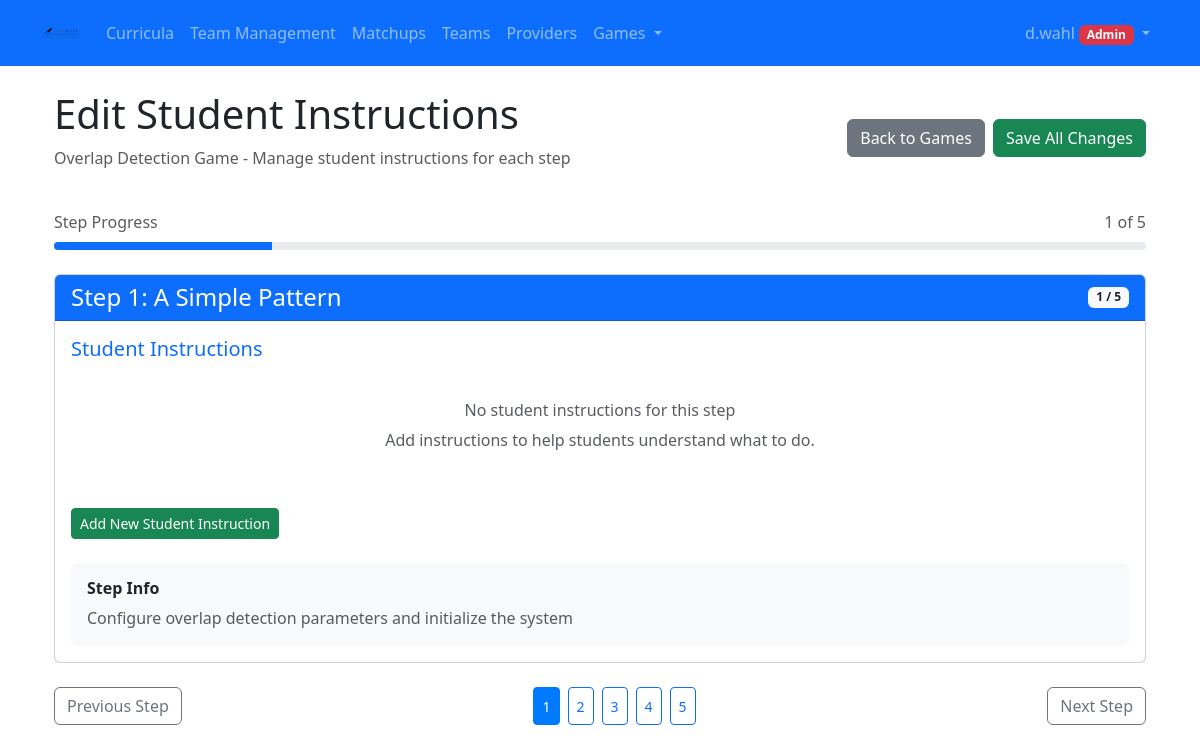
/aigames/admin/edit-student-instructions/4/ (signed in), run on an earlier commit of the app's database.
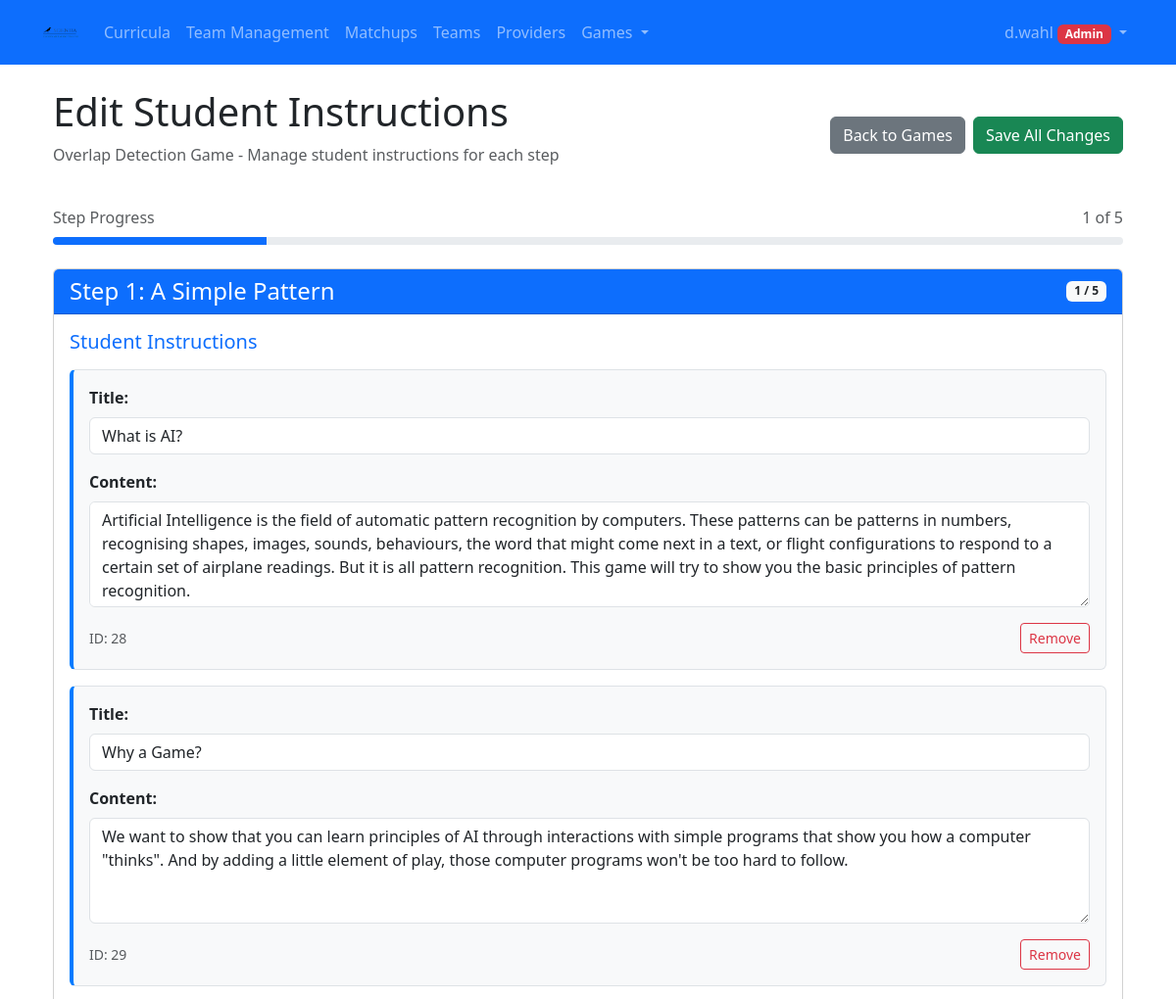
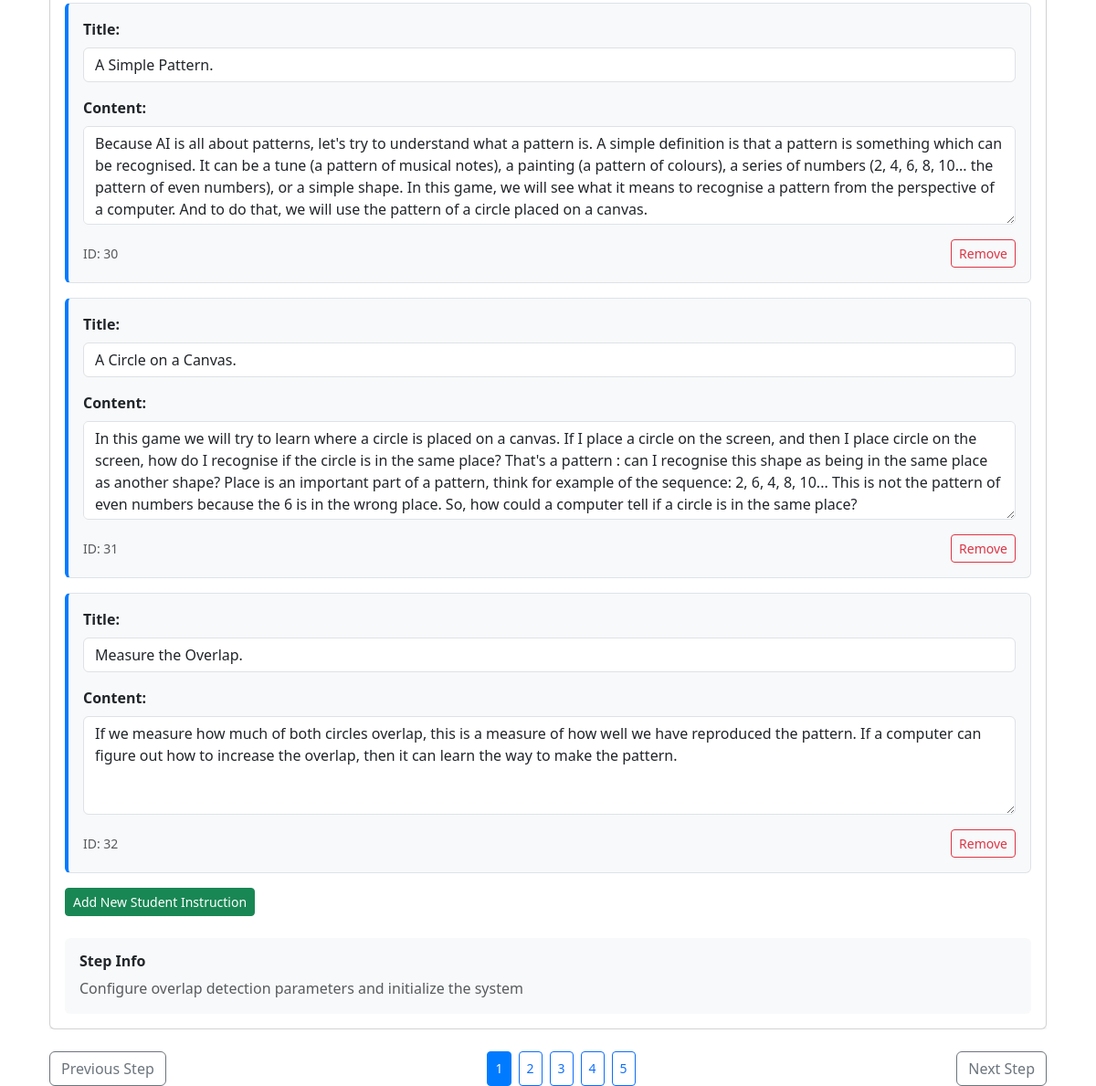
And on a later commit of the database (2 pictures, top to bottom).
### aigames/models.py (models this page shows, shortened)
class GameStep(models.Model):
    ai_game = models.ForeignKey(AiGame, on_delete=models.CASCADE, related_name='steps')
    step_number = models.PositiveIntegerField(help_text="Sequential step number (1, 2, 3...)")
    title = models.CharField(max_length=255, help_text="Title of this step")
    description = models.TextField(blank=True, help_text="Brief description of what happens in this step")
    url_pattern = models.CharField(max_length=500, default='placeholder:step', help_text="URL pattern for this step (e.g., 'phoneme_density:step1_analysis')")
    estimated_duration_minutes = models.PositiveIntegerField(default=1, help_text="Estimated time to complete this step in minutes")
    requires_validation = models.BooleanField(default=False, help_text="Whether this step requires teacher validation before students can proceed")
    is_active = models.BooleanField(default=True)
    created_at = models.DateTimeField(auto_now_add=True)
    updated_at = models.DateTimeField(auto_now=True)
    class Meta:
        ordering = ['ai_game', 'step_number']
        unique_together = ['ai_game', 'step_number']

class InstructionStep(models.Model):
    ROLE_CHOICES = [
        ('student', 'Student'),
        ('teacher', 'Teacher'),
    ]
    game_step = models.ForeignKey(GameStep, on_delete=models.CASCADE, related_name='instruction_steps')
    title = models.CharField(max_length=255, help_text="Title of this instruction")
    content = models.TextField(help_text="The instruction content")
    role = models.CharField(max_length=10, choices=ROLE_CHOICES,
                           help_text="Which role this instruction is for (student or teacher)")
    next_instruction = models.ForeignKey('self', on_delete=models.SET_NULL, null=True, blank=True,
                                       related_name='previous_instruction',
                                       help_text="Next instruction in the sequence")
    is_active = models.BooleanField(default=True, help_text="Whether this instruction is currently visible")
    created_at = models.DateTimeField(auto_now_add=True)
    updated_at = models.DateTimeField(auto_now=True)
    created_by = models.ForeignKey(User, on_delete=models.SET_NULL, null=True, blank=True,
                                   related_name='created_instruction_steps')
    class Meta:
        ordering = ['game_step', 'role', 'id']  # Order by game step, role, then creation order

### aigames/views.py (the view, shortened to what this page needs)
# urls.py: path('admin/edit-student-instructions/<int:game_id>/', views.edit_student_instructions_for_game, name='edit_student_instructions_for_game'),
@login_required
def edit_student_instructions_for_game(request, game_id):
    if not request.user.profile.can_modify_syllabus:
        messages.error(request, 'You do not have permission to access this page.')
        return redirect('curriculum_list')
    game = get_object_or_404(AiGame, id=game_id)
    game_steps_data = []
    game_steps = GameStep.objects.filter(ai_game=game).order_by('step_number')
    for step in game_steps:
        student_instructions = step.instruction_steps.filter(
            role='student',
            is_active=True
        ).order_by('id')
        game_steps_data.append({
            'step': step,
            'student_instructions': student_instructions
        })
    context = {
        'game': game,
        'game_steps': game_steps_data,
        'instruction_type': 'student'
    }
    return render(request, 'aigames/edit_instructions_carousel.html', context)

### aigames/models.py (called while the page is built)
    @property
    def logo_url(self):
        if self.logo:
            return self.logo.url
        return None

    @property
    def can_create_teams(self):
        return self.role in ['teacher', 'admin']

    @property
    def can_create_games(self):
        return self.role == 'admin'

    @property
    def can_modify_syllabus(self):
        return self.role == 'admin'

### aigames/templates/aigames/edit_instructions_carousel.html (shortened to what the changed rows need)
{% extends 'syllabus/base.html' %}
{% block content %}
<div class="container mt-4">
    <div class="row">
        <div class="col-12">
            <div class="d-flex justify-content-between align-items-center mb-4">
                <div>
                    <h1><i class="bi bi-{% if instruction_type == 'student' %}person-check{% else %}person-gear{% endif %}"></i> Edit {{ instruction_type|title }} Instructions</h1>
                </div>
            </div>
            <form id="instructions-form" method="post">
                <div id="instructionsCarousel" class="carousel slide" data-bs-ride="false" data-total-steps="{% if game_steps %}{{ game_steps|length }}{% else %}0{% endif %}">
                    <div class="carousel-inner">
                        {% for step_data in game_steps %}
                            <div class="carousel-item {% if forloop.first %}active{% endif %}">
                                <div class="card shadow-sm">
                                    <div class="card-header bg-primary text-white">
                                        <div class="d-flex justify-content-between align-items-center">
                                            <h4 class="mb-0">
                                                Step {{ step_data.step.step_number }}: {{ step_data.step.title|default:"Untitled Step" }}
                                            </h4>
                                            <span class="badge bg-light text-dark">{{ forloop.counter }} / {{ game_steps|length }}</span>
                                        </div>
                                    </div>
                                    <div class="card-body">
                                        <h5 class="text-primary mb-3">
                                            {{ instruction_type|title }} Instructions
                                        </h5>
                                        <div class="instructions-container" data-step-id="{{ step_data.step.id }}">
                                            {% if instruction_type == 'student' %}
                                                {% for instruction in step_data.student_instructions %}
                                                    <div class="instruction-card mb-3 p-3 border rounded" data-instruction-id="{{ instruction.id }}">
                                                        <div class="mb-3">
                                                            <label class="form-label fw-bold">Title:</label>
                                                            <input type="text" class="form-control instruction-title"
                                                                   name="instruction_{{ instruction.id }}_title"
                                                                   value="{{ instruction.title }}"
                                                                   placeholder="Enter instruction title">
                                                        </div>
                                                        <div class="mb-3">
                                                            <label class="form-label fw-bold">Content:</label>
                                                            <textarea class="form-control instruction-content"
                                                                      name="instruction_{{ instruction.id }}_content"
                                                                      rows="4"
                                                                      placeholder="Enter instruction content">{{ instruction.content }}</textarea>
                                                        </div>
                                                        <div class="d-flex justify-content-between align-items-center">
                                                            <div>
                                                                <small class="text-muted">ID: {{ instruction.id }}</small>
                                                            </div>
                                                            <button type="button" class="btn btn-sm btn-outline-danger"
                                                                    onclick="removeInstruction({{ instruction.id }})"
                                                                    title="Remove this instruction">
                                                                 Remove
                                                            </button>
                                                        </div>
                                                    </div>
                                                {% empty %}
                                                    <div class="no-instructions-message text-center py-4">
                                                        <h6 class="text-muted">No student instructions for this step</h6>
                                                        <p class="text-muted">Add instructions to help students understand what to do.</p>
                                                    </div>
                                                {% endfor %}
                                            {% endif %}
                                            <div class="mt-3">
                                                <button type="button" class="btn btn-success btn-sm"
                                                        onclick="addNewInstruction({{ step_data.step.id }}, '{{ instruction_type }}')">
                                                     Add New {{ instruction_type|title }} Instruction
                                                </button>
                                            </div>
                                        </div>
                                        {% if step_data.step.description %}
                                            <div class="mt-4 p-3 bg-light rounded">
                                                <h6 class="fw-bold mb-2">
                                                     Step Info
                                                </h6>
                                                <p class="mb-0 text-muted">{{ step_data.step.description }}</p>
                                            </div>
                                        {% endif %}
                                    </div>
                                </div>
                            </div>
                        {% endfor %}
                    </div>
                    <div class="d-flex justify-content-between mt-4">
                        <div class="d-flex gap-2">
                            {% for step_data in game_steps %}
                                <button type="button" class="btn btn-sm btn-outline-primary step-indicator {% if forloop.first %}active{% endif %}"
                                        data-bs-target="#instructionsCarousel" data-bs-slide-to="{{ forloop.counter0 }}"
                                        title="Step {{ step_data.step.step_number }}">
                                    {{ step_data.step.step_number }}
                                </button>
                            {% endfor %}
                        </div>
                    </div>
                </div>
            </form>
        </div>
    </div>
</div>
{% endblock %}

What changed in the data, as far as the page shows it:
shown differently, row unchanged: GameStep "A Simple Pattern": no longer shows "No student instructions for this step Add instructions to help students understand what to do."
added InstructionStep: title "What is AI?", id "Artificial Intelligence is the field of automatic pattern recognition by computers. These patterns can be patterns in numbers, recognising shapes, images, sounds, behaviours, the word that might come next in a text, or flight configurations to respond to a certain set of airplane readings. But it is all pattern recognition. This game will try to show you the basic principles of pattern recognition.", id "28", shown under GameStep "A Simple Pattern"
added InstructionStep: title "Why a Game?", id "We want to show that you can learn principles of AI through interactions with simple programs that show you how a computer \"thinks\". And by adding a little element of play, those computer programs won't be too hard to follow.", id "29", shown under GameStep "A Simple Pattern"
added InstructionStep: title "A Simple Pattern.", id "Because AI is all about patterns, let's try to understand what a pattern is. A simple definition is that a pattern is something which can be recognised. It can be a tune (a pattern of musical notes), a painting (a pattern of colours), a series of numbers (2, 4, 6, 8, 10... the pattern of even numbers), or a simple shape. In this game, we will see what it means to recognise a pattern from the perspective of a computer. And to do that, we will use the pattern of a circle placed on a canvas.", id "30", shown under GameStep "A Simple Pattern"
added InstructionStep: title "A Circle on a Canvas.", id "In this game we will try to learn where a circle is placed on a canvas. If I place a circle on the screen, and then I place circle on the screen, how do I recognise if the circle is in the same place? That's a pattern : can I recognise this shape as being in the same place as another shape? Place is an important part of a pattern, think for example of the sequence: 2, 6, 4, 8, 10... This is not the pattern of even numbers because the 6 is in the wrong place. So, how could a computer tell if a circle is in the same place?", id "31", shown under GameStep "A Simple Pattern"
added InstructionStep: title "Measure the Overlap.", id "If we measure how much of both circles overlap, this is a measure of how well we have reproduced the pattern. If a computer can figure out how to increase the overlap, then it can learn the way to make the pattern.", id "32", shown under GameStep "A Simple Pattern"
